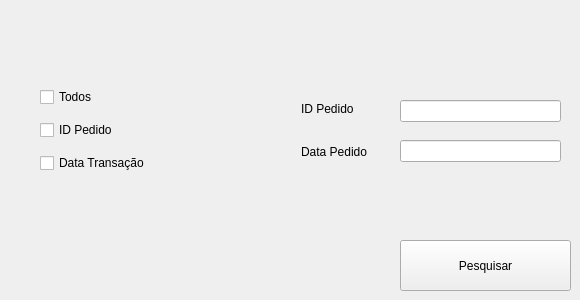
      <widget class="QWidget" name="tr_sales_tab_7">
       <attribute name="title">
        <string>Pesquisar</string>
       </attribute>
       <widget class="QLineEdit" name="pesquisa_idpedido_transacao">
        <property name="geometry">
         <rect>
          <x>400</x>
          <y>100</y>
          <width>161</width>
          <height>22</height>
         </rect>
        </property>
       </widget>
       <widget class="QLabel" name="label_clients_name_126">
        <property name="geometry">
         <rect>
          <x>301</x>
          <y>91</y>
          <width>89</width>
          <height>36</height>
         </rect>
        </property>
        <property name="text">
         <string>ID Pedido</string>
        </property>
       </widget>
       <widget class="QLabel" name="label_clients_name_162">
        <property name="geometry">
         <rect>
          <x>301</x>
          <y>134</y>
          <width>89</width>
          <height>36</height>
         </rect>
        </property>
        <property name="text">
         <string>Data Pedido</string>
        </property>
       </widget>
       <widget class="QLineEdit" name="pesquisa_data_transacao">
        <property name="geometry">
         <rect>
          <x>400</x>
          <y>140</y>
          <width>161</width>
          <height>22</height>
         </rect>
        </property>
       </widget>
       <widget class="QPushButton" name="botao_pesquisar_transacao">
        <property name="geometry">
         <rect>
          <x>400</x>
          <y>240</y>
          <width>171</width>
          <height>51</height>
         </rect>
        </property>
        <property name="text">
         <string>Pesquisar</string>
        </property>
       </widget>
       <widget class="QWidget" name="">
        <property name="geometry">
         <rect>
          <x>40</x>
          <y>80</y>
          <width>119</width>
          <height>101</height>
         </rect>
        </property>
        <layout class="QVBoxLayout" name="verticalLayout_12">
         <item>
          <widget class="QCheckBox" name="checkbox_todos_transacao">
           <property name="text">
            <string>Todos</string>
           </property>
          </widget>
         </item>
         <item>
          <widget class="QCheckBox" name="checkbox_idpedido_transacao">
           <property name="text">
            <string>ID Pedido</string>
           </property>
          </widget>
         </item>
         <item>
          <widget class="QCheckBox" name="checkbox_data_transacao">
           <property name="text">
            <string>Data Transação</string>
           </property>
          </widget>
         </item>
        </layout>
       </widget>
      </widget>
